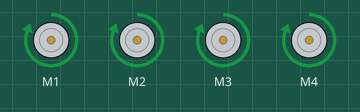
The sketch below on a simulated Arduino Uno, built with avr-gcc and run on an emulated ATmega328P. Shown: 4 × DC motor (green arrow = forward, orange = backward, longer = faster).

Above: at 0.5 s.
At 2.5 s:
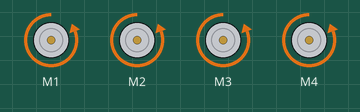
At 3.5 s:
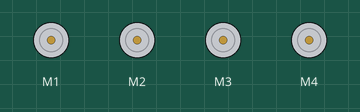
Timing chart, 0 to 5.2 s (numbered marks = the images above):
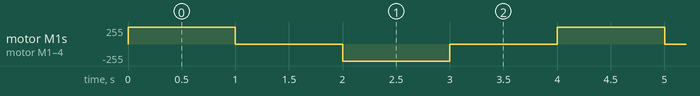

The sketch:

motorTest.ino
```cpp
#include <AFMotor.h>

AF_DCMotor motor_m1(1);
AF_DCMotor motor_m2(2);
AF_DCMotor motor_m3(3);
AF_DCMotor motor_m4(4);

void setup()
{
motor_m1.setSpeed(255);
motor_m2.setSpeed(255);
motor_m3.setSpeed(255);
motor_m4.setSpeed(255);
}

//FORWARD - napred
//BACKWARD - nazad
//RELEASE - stop

void loop()
{
    moveForeward();
    delay(1000);
    stopMotors();
    delay(1000);
    moveBackward();
    delay(1000);
    stopMotors();
    delay(1000);
}

void moveForeward()
{
  motor_m1.run(FORWARD);
  motor_m2.run(FORWARD);
  motor_m3.run(FORWARD);
  motor_m4.run(FORWARD);
}

void moveBackward()
{
  motor_m1.run(BACKWARD);
  motor_m2.run(BACKWARD);
  motor_m3.run(BACKWARD);
  motor_m4.run(BACKWARD);
}

void stopMotors()
{
  motor_m1.run(RELEASE);
  motor_m2.run(RELEASE);
  motor_m3.run(RELEASE);
  motor_m4.run(RELEASE);
}
```

Measured:
- by itself, motor M1–4: repeats every 4.0 s: stopped 1.0 s, backward 255/255 1.0 s, stopped 1.0 s, forward 255/255 1.0 s
